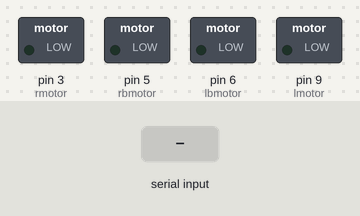
A sketch run on a simulated Arduino Uno, built with avr-gcc and run on an emulated ATmega328P. Parts: switched loads named in the sketch (green lamp = pin HIGH). The test bench sets the inputs (shaded band). What the sketch prints to the serial monitor is not drawn.

Above: at 1.2 s.
1.3 s: "1" received over Serial
At 2.4 s:
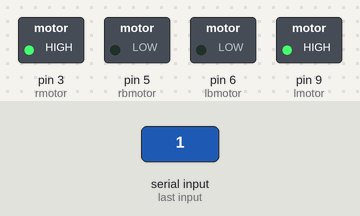
2.8 s: "2" received over Serial
At 3.5 s:
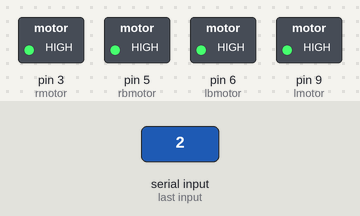
4.3 s: "6" received over Serial
At 4.6 s:
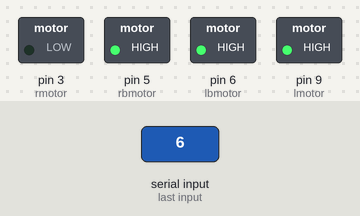
5.8 s: "7" received over Serial
At 7.0 s:
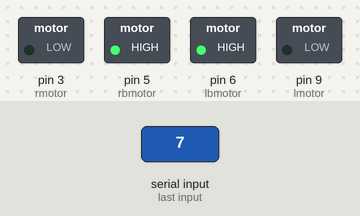
7.3 s: "3" received over Serial
At 8.1 s:
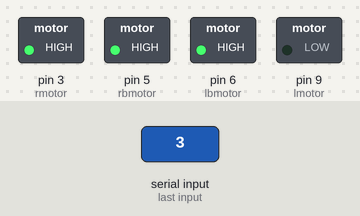
Timing chart, 0 to 9.8 s (numbered marks = the images above; inputs shaded):
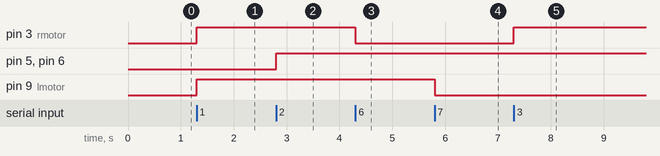

The sketch:

sketch_apr15b.ino
```cpp
//motors
#define lmotor 9
#define rmotor 3
#define lbmotor 6
#define rbmotor 5

//speeds
#define HSPEED 255
#define SPEED 200
char data;
void setup() {

  Serial.begin(9600);
  pinMode(lmotor, OUTPUT);
  pinMode(rmotor, OUTPUT);
  pinMode(lbmotor, OUTPUT);
  pinMode(rbmotor, OUTPUT);

  analogWrite(lmotor, 0);
  analogWrite(rmotor, 0);
  analogWrite(lbmotor, 0);
  analogWrite(rbmotor, 0);

}

void loop() {
  int i = 0;
  if (Serial.available())
  {

    data = Serial.read();
    Serial.write(data);

    switch (data)
    {
      case '1':
        i = 1;
        analogWrite(lmotor, HSPEED);
        analogWrite(rmotor, HSPEED);
        Serial.println("Forward");
        break;

      case '2':
        analogWrite(lbmotor, HSPEED);
        analogWrite(rbmotor, HSPEED);
        Serial.println("Backward");
        break;

      case '3':
        if(i==0)
        analogWrite(rmotor, HSPEED);
        else
        analogWrite(rmotor, SPEED);
        Serial.println("Left");
        break;

      case '4':
        if(i==0)
        analogWrite(lmotor, HSPEED);
        else
        analogWrite(lmotor, SPEED);
        Serial.println("Right");
        break;

      case '5':
        analogWrite(lmotor, 0);
        analogWrite(rmotor, 0);
        analogWrite(lbmotor, 0);
        analogWrite(rbmotor, 0);
        Serial.println("Stop");
        i = 0;
        break;

      case '6': //with 3
        if (i == 0)
          analogWrite(rmotor, 0);
        else

          {
            analogWrite(rmotor, HSPEED);
            analogWrite(lmotor, SPEED);

          }
        i = 0;
        break;

      case '7':
        if (i == 0)
          analogWrite(lmotor, 0);
        else
         {
          analogWrite(lmotor, HSPEED);
          analogWrite(rmotor, SPEED);
         }
        i = 0;
        break;


    }
    delay(100);
  }
}
```

Measured:
- after the input at 1.3 s, pin 3 (rmotor), pin 9 (lmotor): LOW → HIGH at once
- after the input at 2.8 s, pin 5 (rbmotor), pin 6 (lbmotor): LOW → HIGH at once
- after the input at 4.3 s, pin 3 (rmotor): HIGH → LOW at once
- after the input at 5.8 s, pin 9 (lmotor): HIGH → LOW at once
- after the input at 7.3 s, pin 3 (rmotor): LOW → HIGH at once
